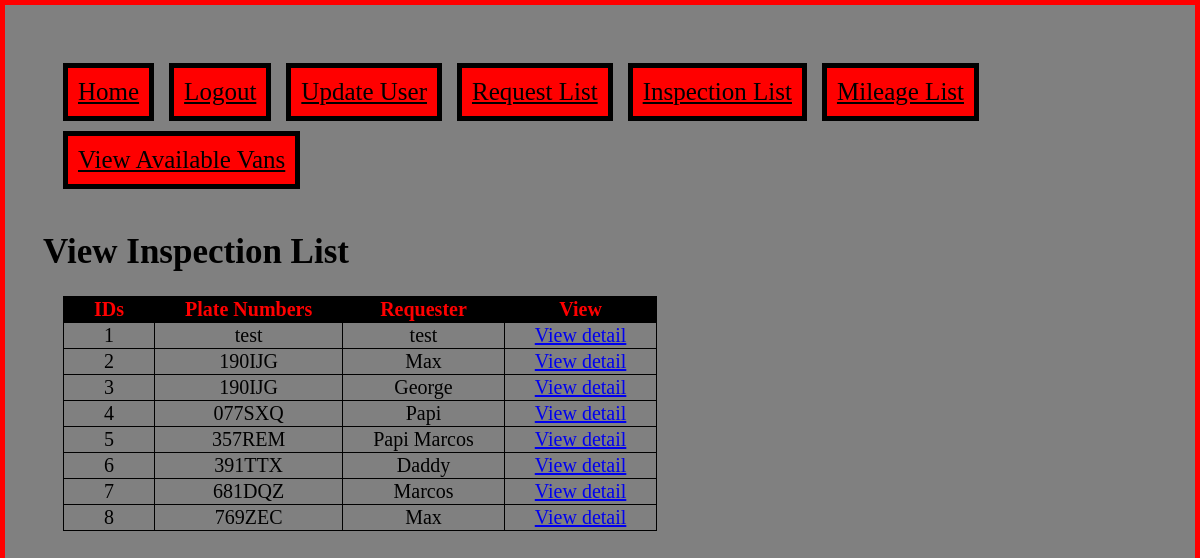
The app's page /view_inspection_list (signed in), older data.
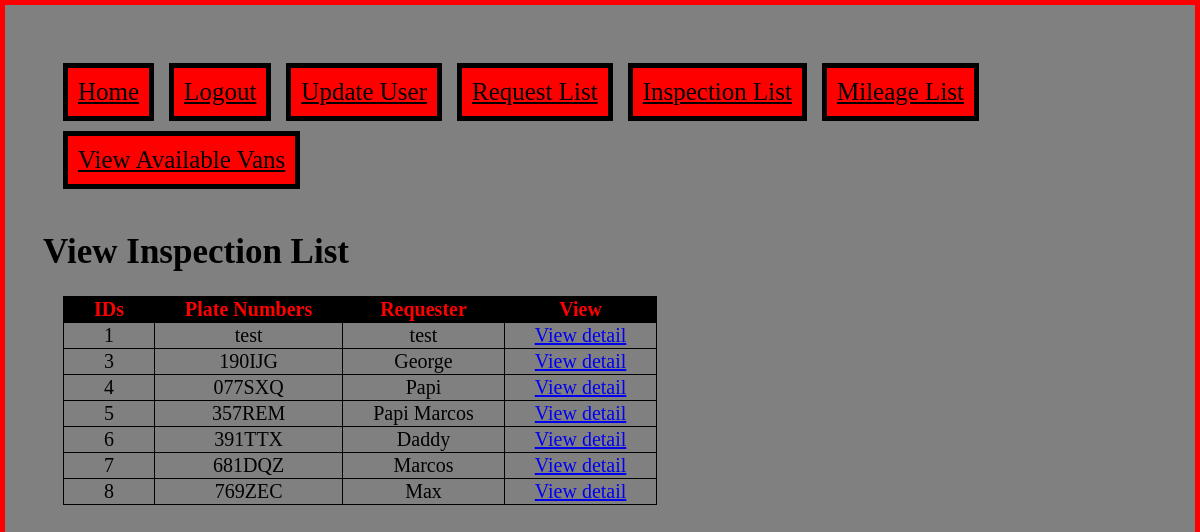
The same page, newer data.
### app.py (models this page shows)
class Inspections(UserMixin, db.Model):
    id = db.Column(db.Integer, primary_key=True)
    vehicleNum = db.Column(db.String(8), nullable=False)
    todaysDate = db.Column(db.String(10), nullable=False)
    returnDate = db.Column(db.String(10), nullable=False)
    requester = db.Column(db.String(40), nullable=False)
    department = db.Column(db.String(40), nullable=False)
    destination = db.Column(db.String(80), nullable=False)
    beginODO = db.Column(db.String(40), nullable=False)
    comments = db.Column(db.String(150), nullable=False)
    operator = db.Column(db.String(40), nullable=False)

### app.py (the view)
@app.route('/view_inspection_list', methods=['GET','POST'])
@login_required
def viewInspectionList():
    return render_template('viewInspectionList.html', inspectionList=Inspections.query.all(), userAuth=current_user.is_authenticated)

### app.py (called while the page is built)
@login_manager.user_loader
def load_user(uid):
    return User.query.get(uid)

### templates/viewInspectionList.html (shortened to what this page needs)
{% extends "base.html" %}
{% block content %}
<h1>View Inspection List<h1>
<table>
    <tr>
	    <th>IDs</th>
	    <th>Plate Numbers</th>
	    <th>Requester</th>
	    <th>View</th>
	</tr>
    {% for inspection in inspectionList %}
	<tr>
		<td>{{ inspection.id }}</td>
		<td>{{ inspection.vehicleNum }}</td>
		<td>{{ inspection.requester }}</td>
		<td><a href="http://xelectricsheepx.pythonanywhere.com/view_inspection_detail?id={{ inspection.id }}">View detail</a></td>
	</tr>
	{% endfor %}
</table>
{% endblock %}

### templates/base.html (shortened to what this page needs)
<html>
	<head>
		<link href="/static/style.css" rel="stylesheet">
	</head>
	<body>
		{% if userAuth == True %}
			<nav>
				<ul>
					<li><a href="/">Home</a></li>
					<li><a href="/logout">Logout</a></li>
					<li><a href="/update_user">Update User</a></li>
					<li><a href="/view_request_list">Request List</a></li>
					<li><a href="/view_inspection_list">Inspection List</a></li>
                    <li><a href="/view_mileage_list">Mileage List</a></li>
                    <li><a href="/view_available">View Available Vans</a></li>
				</ul>
			</nav>
		{% endif %}
		{% block content %}
		{% endblock %}
	</body>
</html>

### static/style.css (style rules this page uses)
html { background-color:grey; border: thick solid red; padding: 30px; background-image: url('/static/sky.jpg'); }
nav { width: 100%; }
nav ul { padding: 15px; list-style-type: none; }
nav ul li { display: inline-block; margin: 5px; padding: 10px; font-size: 25px; }
nav ul li a:link, nav ul li a:visited { color: black; }
nav ul li { background-color:red; border: solid black 5px; }
table { margin-left: 20px; margin-right: 20px; border: thin solid black; border-collapse: collapse; }
td, th { border: thin solid black; padding-left: 30px; padding-right: 30px; font-style: times new roman, serif; text-align: center; font-size: 20px; }
th { background-color: black; color: red; }
td { text-align: center; }
h1 { font-style: bold, times new roman, serif; font-size: 35px; }
ul { font-style: bold, times new roman, serif; font-size: 20px; }
li { list-style-image: url('/static/truck_icon.png'); }

Row changes from the older to the newer data that the page shows:
removed Inspections: id "2", vehicleNum "190IJG", requester "Max"
